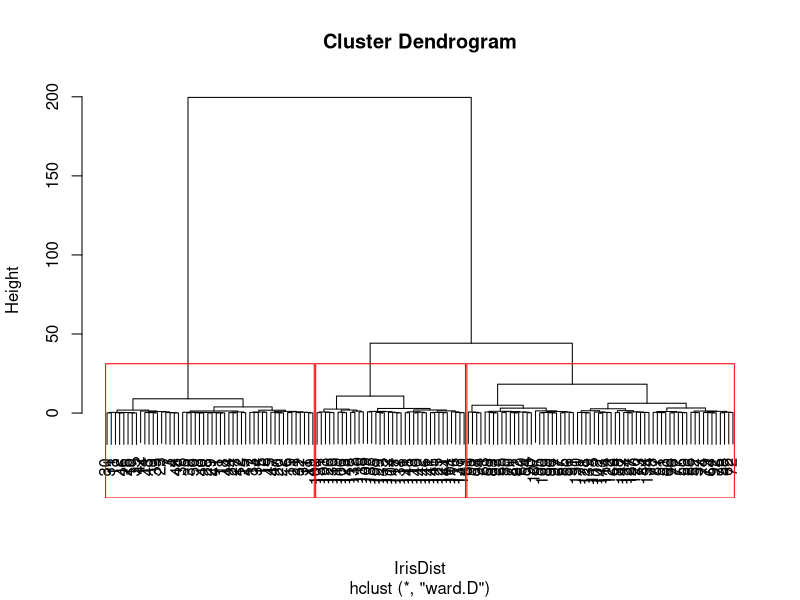

Reproduce this figure in R.
# IAP 2015
# 15.S60 Software Tools for Operations Research
# Lecture 1: Introduction to R

# Script file 1-4.R
# In this script file, we cover hierarchical and 
# k-means clustering

#############################

# R has many built-in datasets -- 
# let's take a look at what they have
data()

# Load the iris set and learn about it
data(iris)
?iris
str(iris)

#############################
## HIERARCHICAL CLUSTERING ##
#############################

# Since species is not a number, we can't 
# compute a distance, so we need to exclude
# the last column
IrisDist = dist(iris[1:4], method = "euclidean")

# Alternative methods include "maximum" and 
# "manhattan" (different distance metrics)

# Compute the hierarchical clusters.  We use 
# method = "ward" to minimize the distance between
# the clusters and the variance within each 
# of the clusters
IrisHC = hclust(IrisDist, method = "ward")

# Plot a dendrogram
plot(IrisHC)

# This diagram will help us decide how many
# clusters are appropriate for this problem.
# The height of the vertical lines represents
# the distance between the points that were 
# combined into clusters. The record numbers
# are listed among the bottom (usually hard to
# see). The taller the lines, the more likely
# it is that clusters should be separate. Two
# or three clusters would be appropriate here.

# Plot rectangles around the clusters to aid
# in visualization
rect.hclust(IrisHC, k = 3, border = "red")

# Now, split the data into these three clusters
IrisHCGroups = cutree(IrisHC, k = 3)

# IrisHCGroups is now a vector assigning each
# data point to a cluster

# Use a table to look at the properties of each 
# of the clusters.
table(iris$Species, IrisHCGroups)
tapply(iris$Petal.Length, IrisHCGroups, mean)

# Using tapply for the means of each of the 
# attributes will give us the centroids of the
# clusters.

########################
## K-MEANS CLUSTERING ##
########################

# K-means clustering requires that we have
# an initial guess as to how many clusters
# there are.  We will initialize it to 3 in this
# case, but if we didn't know, we could always
# try multiple values and experiment

# Run a k-means cluster with 3 clusters and 
# 100 iterations (centroids recomputed and points
# reassigned each time)
IrisKMC = kmeans(iris[1:4], centers = 3, iter.max = 100)
str(IrisKMC)

# Create a vector with the group numbers
IrisKMCGroups = IrisKMC$cluster

# Check out the properties of the clusters 
# using table
table(iris$Species, IrisKMCGroups)

# Try improving with more iterations!
IrisKMC = kmeans(iris[1:4], centers = 3, iter.max = 10000)
IrisKMCGroups = IrisKMC$cluster
table(iris$Species, IrisKMCGroups)

# Look at the locations of the centroids
IrisKMC$centers

################
## ASSIGNMENT ##
################

# 1a) Cluster the LettersBinary dataset using
#     hierarchical clustering. Don't forget to
#     leave out the "Letter" attribute when
#     computing the distance matrix! (Since
#     this dataset is larger, it may take
#     a bit longer to compute)




#  b) Plot the dendrogram and use it to 
#     decide how many clusters to select.




#  c) Make a table comparing the "Letter" 
#     attribute compared with the HC assignment




# 2) Do the same using k-means clustering. 
#    How well do you think clustering performs
#    on this dataset?



# Clustering doesn't seem to do too well here.


# EXTRA ASSIGNMENT

# An additional parameter in the K-Means 
# algorithm is the number of random starts to 
# use. This is controlled with the parameter 
# nstart in the function kmeans. Try different 
# values for nstart. Does it improve the 
# algorithm?











